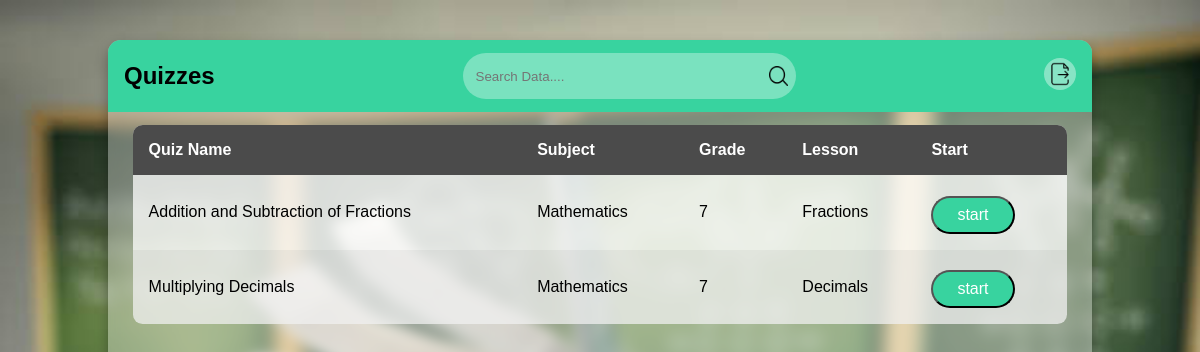
Screenshot of /quizz.php (signed in) with the database file from the repository.
### tables this page shows
CREATE TABLE `quizz` (
  `qid` varchar(100) NOT NULL,
  `qname` varchar(100) NOT NULL,
  `subject` varchar(100) NOT NULL,
  `grade` varchar(100) NOT NULL,
  `lesson` varchar(100) NOT NULL,
  `date` date NOT NULL DEFAULT current_timestamp()
);

### quizz.php (the view, shortened to what this page needs)
<!DOCTYPE html>
<html lang="en" >
<head>
    <link rel="stylesheet" href="tablestyle.css">
</head>
<body>
    <main class="table">
        <section class="table__header">
            <h1>Quizzes</h1>
            <div class="input-group">
                <input type="search" placeholder="Search Data....">
                <img src="img/search.png" alt="">
            </div>
            <div class="export__file">
                <a href="index.php"><label for="export-file" class="export__file-btn" title="Home"></label></a>
            </div>
        </section>
        <section class="table__body">
            <table>
                <thead>
                    <tr>
                        <th> Quiz Name</th>
                        <th> Subject </th>
                        <th> Grade</th>
                        <th> Lesson </th>
                        <th> Start </th>
                    </tr>
                </thead>
                <tbody>
                <?php
                require_once "config.php";
                if(isset($_SESSION['email'])){
                  $email=$_SESSION['email'];
                  $query="SELECT * FROM student WHERE  email='$email'";
                  $stresult=mysqli_query($conn,$query);
                 $strow=mysqli_fetch_assoc($stresult);
                 $grade=$strow['grade'];
					$sql="SELECT* FROM quizz WHERE grade='$grade'";
					$result=mysqli_query($conn,$sql);
                    while($row=mysqli_fetch_assoc($result)){
						echo"
						<tr>
                            <td>$row[qname]</td>
							<td>$row[subject]</td>
							<td>$row[grade]</td>
							<td>$row[lesson]</td>
							<td>
								<a href='start.php? id=$row[qid]'>
									<button   name='delete'>start</button>
								</a>
							</td>
						</tr>
						";
					}
                }
				?>
                </tbody>
            </table>
        </section>
    </main>
</body>
</html>

### tablestyle.css (style rules this page uses)
:root { --green:#00E77F; --white:#fff; --light-white:#aaa; --black:#3d3d3d; --light-bg:#4b4b4b; --light-green:#38d39f; }
* { margin: 0; padding: 0; box-sizing: border-box; font-family: sans-serif; }
body { min-height: 100vh; background: url(images/edu.jpg) center / cover; display: flex; justify-content: center; align-items: center; }
main.table { width: 82vw; height: 90vh; background-color: #fff5; backdrop-filter: blur(7px); box-shadow: 0 .4rem .8rem #0005; border-radius: .8rem; overflow: hidden; }
.table__header { width: 100%; height: 10%; background-color: var(--light-green); padding: .8rem 1rem; display: flex; justify-content: space-between; align-items: center; }
.table__header .input-group { width: 35%; height: 100%; background-color: #fff5; padding: 0 .5rem; border-radius: 2rem; display: flex; justify-content: center; align-items: center; transition: .2s; }
.table__header .input-group img { width: 1.2rem; height: 1.2rem; }
.table__header .input-group input { width: 100%; padding: 0 .5rem 0 .3rem; background-color: transparent; border: none; outline: none; }
.table__body { width: 95%; max-height: calc(89% - 1.6rem); background-color: #fffb; margin: .8rem auto; border-radius: .6rem; overflow: auto; overflow: overlay; }
table { width: 100%; }
table, th, td { border-collapse: collapse; padding: 1rem; text-align: left; }
thead th { position: sticky; top: 0; left: 0; color: var(--white); background-color:var(--light-bg); cursor: pointer; text-transform: capitalize; }
tbody tr:nth-child(even) { background-color: #0000000b; }
tbody tr { --delay: .1s; transition: .5s ease-in-out var(--delay), background-color 0s; }
tbody tr td, tbody tr td p, tbody tr td img { transition: .2s ease-in-out; }
button { display: inline-block; margin-top: 0.3rem; border-radius: 3rem; background-color: var(--light-green); cursor:pointer; color: var(--white); font-size: 1rem; padding: 0.5rem 1.5rem; }
.export__file { position: relative; }
.export__file .export__file-btn { display: inline-block; width: 2rem; height: 2rem; background: #fff6 url(images/export.png) center / 80% no-repeat; border-radius: 50%; transition: .2s ease-in-out; }

### rows the page displays
quizz: qname "Addition and Subtraction of Fractions", subject "Mathematics", grade "7", lesson "Fractions"
quizz: qname "Multiplying Decimals", subject "Mathematics", grade "7", lesson "Decimals"
